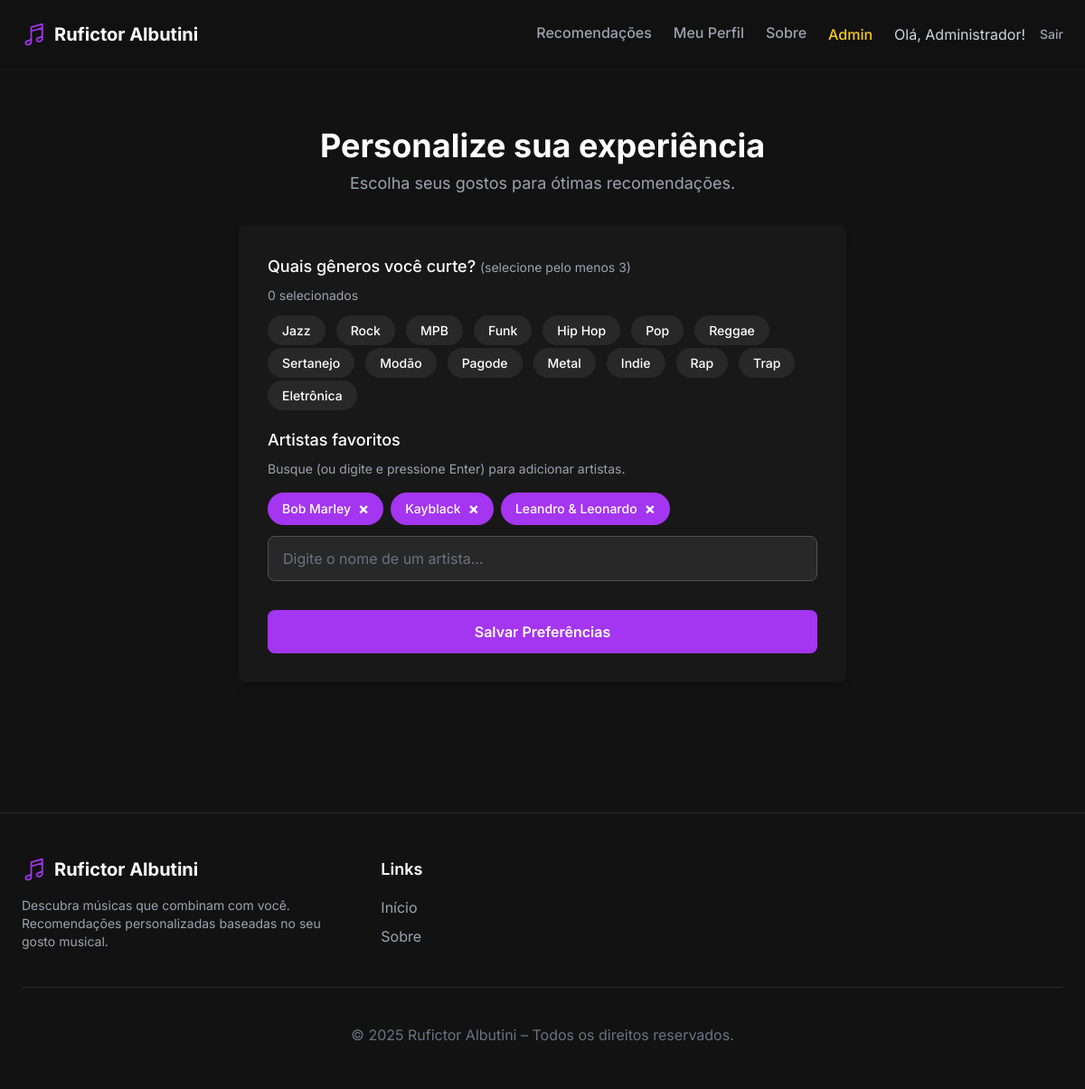
Page /escolher-gostos (signed in) on the committed database.
### app/models.py (models this page shows)
class User(db.Model, UserMixin):
    id = db.Column(db.Integer, primary_key=True)
    nome = db.Column(db.String(150), nullable=False)
    email = db.Column(db.String(150), unique=True, nullable=False)
    senha = db.Column(db.String(200), nullable=False)
    is_admin = db.Column(db.Boolean, default=False)
    generos = db.relationship("UserGenero", back_populates="usuario")
    artistas = db.relationship("UserArtista", back_populates="usuario")

class Genero(db.Model):
    id = db.Column(db.Integer, primary_key=True)
    nome = db.Column(db.String(150), unique=True, nullable=False)
    musicas = db.relationship('Musica', secondary=musica_genero,
                              back_populates='generos')

### app/views.py (the view, shortened to what this page needs)
@app.route("/escolher-gostos", methods=["GET", "POST"])
@login_required
def escolher_gostos():
    generos = Genero.query.all()
    generos_selecionados_ids = [ug.genero_id for ug in current_user.generos]
    artistas_selecionados = ", ".join([ua.artista.nome for ua in current_user.artistas])
    return render_template("escolher_gostos.html", generos=generos, generos_selecionados_ids=generos_selecionados_ids, artistas_selecionados=artistas_selecionados)

### app/views.py (called while the page is built)
@login_manager.user_loader
def load_user(user_id):
    return User.query.get(int(user_id))

### app/templates/escolher_gostos.html (shortened to what this page needs)
{% extends "base.html" %}
{% block content %}
    {% include "nav.html" %}
    <main class="flex-grow flex flex-col items-center justify-center px-6 pt-16 pb-16">
        <h1 class="text-4xl font-bold mb-2 text-center">Personalize sua experiência</h1>
        <p class="text-lg text-gray-400 mb-8 text-center">Escolha seus gostos para ótimas recomendações.</p>
        <div class="bg-neutral-800 rounded-lg p-8 max-w-2xl w-full shadow-lg">
            <form id="form-gostos" method="POST" action="{{ url_for('escolher_gostos') }}">
                <div class="mb-6">
                    <label class="block text-lg font-medium text-white mb-2">
                        Quais gêneros você curte?
                        <span class="text-sm text-gray-400 font-normal">(selecione pelo menos 3)</span>
                    </label>
                    <p class="text-sm text-gray-400 mb-4" id="contador-generos">0 selecionados</p>
                    <div class="flex flex-wrap gap-3">
                        {% for genero in generos %}
                        <label class="cursor-pointer">
                            <span class="px-4 py-2 bg-neutral-700 rounded-full text-sm font-medium
                                        peer-checked:bg-purple-500 peer-checked:text-white
                                        hover:bg-neutral-600 transition-colors">
                                {{ genero.nome }}
                            </span>
                        </label>
                        {% endfor %}
                    </div>
                </div>
                <div class="mb-8">
                    <label for="artista-search-input" class="block text-lg font-medium text-white mb-2">
                        Artistas favoritos
                    </label>
                    <p class="text-sm text-gray-400 mb-4">Busque (ou digite e pressione Enter) para adicionar artistas.</p>
                    <div id="artista-pills-container" class="flex flex-wrap gap-2 mb-3"></div>
                    <div class="relative">
                        <input type="text" id="artista-search-input"
                               placeholder="Digite o nome de um artista..."
                               class="w-full px-4 py-3 bg-neutral-700 border border-neutral-600 rounded-lg focus:outline-none focus:ring-2 focus:ring-purple-500 placeholder-gray-500">
                    </div>
                </div>
                <div class="flex justify-end gap-4">
                    <button type="submit" class="w-full bg-purple-500 text-white font-semibold py-3 rounded-lg hover:bg-purple-600 transition-colors">
                        Salvar Preferências
                    </button>
                </div>
            </form>
        </div>
    </main>
    {% include "footer.html" %}
{% endblock %}

### app/templates/nav.html (shortened to what this page needs)
{% if current_user.is_authenticated %}
    <header class="sticky top-0 bg-neutral-900/80 backdrop-blur-sm w-full p-6 flex justify-between items-center z-10 border-b border-neutral-800">
        <div class="flex items-center gap-8">
            <a href="{{ url_for('home') }}" class="flex items-center gap-2">
                <span class="text-xl font-bold hidden sm:block">Rufictor Albutini</span>
            </a>
            </div>
        <div class="flex items-center gap-6">
            <nav class="hidden md:flex items-center gap-6">
                <a href="{{ url_for('home') }}"
                   class="font-medium pb-1 {% if request.endpoint == 'home' %}text-white border-b-2 border-purple-500{% else %}text-gray-400 hover:text-white{% endif %}">
                   Recomendações
                </a>
                <a href="{{ url_for('perfil') }}"
                   class="font-medium pb-1 {% if request.endpoint == 'perfil' %}text-white border-b-2 border-purple-500{% else %}text-gray-400 hover:text-white{% endif %}">
                   Meu Perfil
                </a>
                <a href="{{ url_for('sobre') }}"
                   class="font-medium pb-1 {% if request.endpoint == 'sobre' %}text-white border-b-2 border-purple-500{% else %}text-gray-400 hover:text-white{% endif %}">
                   Sobre
                </a>
                {% if current_user.is_admin %}
                    <a href="{{ url_for('admin_dashboard') }}" class="font-medium text-yellow-400 hover:text-white">Admin</a>
                {% endif %}
            </nav>
            <div class="flex items-center gap-4">
                <span class="text-gray-300 hidden lg:block">Olá, {{ current_user.nome }}!</span>
                <a href="{{ url_for('logout') }}" class="text-gray-400 font-medium hover:text-white text-sm">Sair</a>
            </div>
        </div>
    </header>
{% endif %}

### rows in the picture
User: nome "Administrador"
Genero: nome "Jazz"
Genero: nome "Rock"
Genero: nome "MPB"
Genero: nome "Funk"
Genero: nome "Hip Hop"
Genero: nome "Pop"
Genero: nome "Reggae"
Genero: nome "Sertanejo"
Genero: nome "Modão"
Genero: nome "Pagode"
Genero: nome "Metal"
Genero: nome "Indie"
Genero: nome "Rap"
Genero: nome "Trap"
Genero: nome "Eletrônica"
